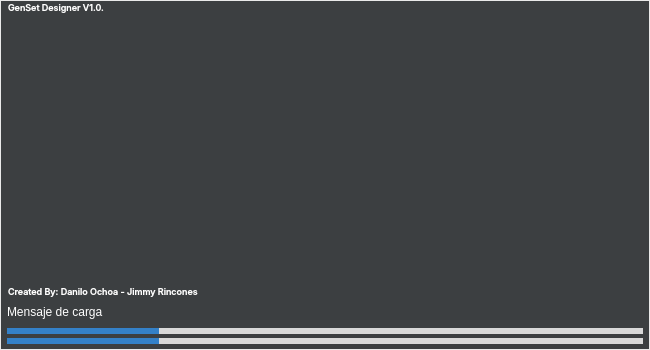
<?xml version="1.0" encoding="UTF-8"?>
<ui version="4.0">
 <class>MainWindow</class>
 <widget class="QMainWindow" name="MainWindow">
  <property name="geometry">
   <rect>
    <x>0</x>
    <y>0</y>
    <width>650</width>
    <height>350</height>
   </rect>
  </property>
  <property name="minimumSize">
   <size>
    <width>650</width>
    <height>350</height>
   </size>
  </property>
  <property name="maximumSize">
   <size>
    <width>650</width>
    <height>350</height>
   </size>
  </property>
  <property name="windowTitle">
   <string>MainWindow</string>
  </property>
  <property name="styleSheet">
   <string notr="true">*{
	padding:0px;
	margin:0px;
	border: none;
	font: 57 7pt &quot;Inter Medium&quot;;
	background: rgb(60, 63, 65);
	color: rgb(255, 255, 255);
}

QProgressBar {
	background-color: rgb(217, 217, 217);
}

QProgressBar::chunk {
    background-color: rgb(52, 129, 200);
}

#frame{
	border: 1px solid rgb(234, 234, 234);
}
</string>
  </property>
  <widget class="QWidget" name="centralwidget">
   <layout class="QHBoxLayout" name="horizontalLayout">
    <property name="spacing">
     <number>0</number>
    </property>
    <property name="leftMargin">
     <number>0</number>
    </property>
    <property name="topMargin">
     <number>0</number>
    </property>
    <property name="rightMargin">
     <number>0</number>
    </property>
    <property name="bottomMargin">
     <number>0</number>
    </property>
    <item>
     <widget class="QFrame" name="frame">
      <property name="frameShape">
       <enum>QFrame::StyledPanel</enum>
      </property>
      <property name="frameShadow">
       <enum>QFrame::Raised</enum>
      </property>
      <layout class="QVBoxLayout" name="verticalLayout">
       <property name="spacing">
        <number>0</number>
       </property>
       <property name="leftMargin">
        <number>5</number>
       </property>
       <property name="topMargin">
        <number>0</number>
       </property>
       <property name="rightMargin">
        <number>5</number>
       </property>
       <property name="bottomMargin">
        <number>0</number>
       </property>
       <item>
        <widget class="QFrame" name="slpash_fram_info">
         <property name="styleSheet">
          <string notr="true"/>
         </property>
         <property name="frameShape">
          <enum>QFrame::StyledPanel</enum>
         </property>
         <property name="frameShadow">
          <enum>QFrame::Raised</enum>
         </property>
         <layout class="QVBoxLayout" name="verticalLayout_3">
          <property name="spacing">
           <number>0</number>
          </property>
          <property name="leftMargin">
           <number>2</number>
          </property>
          <property name="topMargin">
           <number>2</number>
          </property>
          <property name="rightMargin">
           <number>2</number>
          </property>
          <property name="bottomMargin">
           <number>2</number>
          </property>
          <item>
           <widget class="QLabel" name="version">
            <property name="minimumSize">
             <size>
              <width>0</width>
              <height>10</height>
             </size>
            </property>
            <property name="maximumSize">
             <size>
              <width>16777215</width>
              <height>10</height>
             </size>
            </property>
            <property name="font">
             <font>
              <family>Inter Medium</family>
              <pointsize>7</pointsize>
              <weight>7</weight>
              <italic>false</italic>
              <bold>false</bold>
             </font>
            </property>
            <property name="styleSheet">
             <string notr="true"/>
            </property>
            <property name="text">
             <string>GenSet Designer V1.0.</string>
            </property>
           </widget>
          </item>
          <item>
           <widget class="QFrame" name="content_splash">
            <property name="styleSheet">
             <string notr="true">QFrame{
	background-color: rgba(255, 255, 255, 0);
}</string>
            </property>
            <property name="frameShape">
             <enum>QFrame::StyledPanel</enum>
            </property>
            <property name="frameShadow">
             <enum>QFrame::Raised</enum>
            </property>
            <layout class="QVBoxLayout" name="verticalLayout_4">
             <item>
              <widget class="QLabel" name="label">
               <property name="text">
                <string/>
               </property>
               <property name="pixmap">
                <pixmap>../img/logo_1.png</pixmap>
               </property>
               <property name="alignment">
                <set>Qt::AlignCenter</set>
               </property>
              </widget>
             </item>
            </layout>
           </widget>
          </item>
          <item>
           <widget class="QLabel" name="autores">
            <property name="minimumSize">
             <size>
              <width>0</width>
              <height>12</height>
             </size>
            </property>
            <property name="maximumSize">
             <size>
              <width>16777215</width>
              <height>10</height>
             </size>
            </property>
            <property name="font">
             <font>
              <family>Inter Medium</family>
              <pointsize>7</pointsize>
              <weight>7</weight>
              <italic>false</italic>
              <bold>false</bold>
             </font>
            </property>
            <property name="styleSheet">
             <string notr="true"/>
            </property>
            <property name="text">
             <string>Created By: Danilo Ochoa - Jimmy Rincones</string>
            </property>
           </widget>
          </item>
         </layout>
        </widget>
       </item>
       <item>
        <widget class="QFrame" name="splash_frame_bar">
         <property name="minimumSize">
          <size>
           <width>0</width>
           <height>50</height>
          </size>
         </property>
         <property name="maximumSize">
          <size>
           <width>16777215</width>
           <height>50</height>
          </size>
         </property>
         <property name="styleSheet">
          <string notr="true"/>
         </property>
         <property name="frameShape">
          <enum>QFrame::StyledPanel</enum>
         </property>
         <property name="frameShadow">
          <enum>QFrame::Raised</enum>
         </property>
         <layout class="QVBoxLayout" name="verticalLayout_2">
          <property name="spacing">
           <number>4</number>
          </property>
          <property name="leftMargin">
           <number>1</number>
          </property>
          <property name="topMargin">
           <number>1</number>
          </property>
          <property name="rightMargin">
           <number>1</number>
          </property>
          <property name="bottomMargin">
           <number>5</number>
          </property>
          <item>
           <widget class="QLabel" name="splash_infor_mess">
            <property name="text">
             <string>Mensaje de carga</string>
            </property>
           </widget>
          </item>
          <item>
           <widget class="QProgressBar" name="high_dir_bar">
            <property name="minimumSize">
             <size>
              <width>0</width>
              <height>6</height>
             </size>
            </property>
            <property name="maximumSize">
             <size>
              <width>16777215</width>
              <height>6</height>
             </size>
            </property>
            <property name="styleSheet">
             <string notr="true"/>
            </property>
            <property name="value">
             <number>24</number>
            </property>
            <property name="textVisible">
             <bool>false</bool>
            </property>
           </widget>
          </item>
          <item>
           <widget class="QProgressBar" name="low_dir_bar">
            <property name="minimumSize">
             <size>
              <width>0</width>
              <height>6</height>
             </size>
            </property>
            <property name="maximumSize">
             <size>
              <width>16777215</width>
              <height>6</height>
             </size>
            </property>
            <property name="styleSheet">
             <string notr="true"/>
            </property>
            <property name="value">
             <number>24</number>
            </property>
            <property name="textVisible">
             <bool>false</bool>
            </property>
           </widget>
          </item>
         </layout>
        </widget>
       </item>
      </layout>
     </widget>
    </item>
   </layout>
  </widget>
 </widget>
 <resources/>
 <connections/>
</ui>
